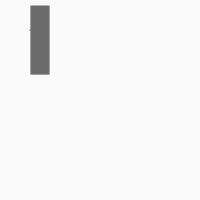
Frame 1 (no input)
Frame 60 (no input): identical to frame 1, image omitted
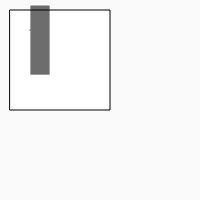
Frame 120 (the mouse pressed at the canvas centre since frame 60)

The p5.js sketch that drew these frames (run headless with seeded random() and noise() and a simulated clock; from frame 60 on, the mouse is pressed at the canvas centre):

// p5.js sketch
// ── sketch.js
function setup() {
	createCanvas(200, 200);
}

function draw() {
	background(250);
	rect(10,10,winMouseX,winMouseY);
	superLine(30,5,20,70);
}

function superLine(x1, y1, x2, y2){
	
	for(i=1; i<x2; i++){
		for(j=1; j<y2; j++){
			point(x1 + i,y1 + j);
		}
	}
	point(30,30);
}
